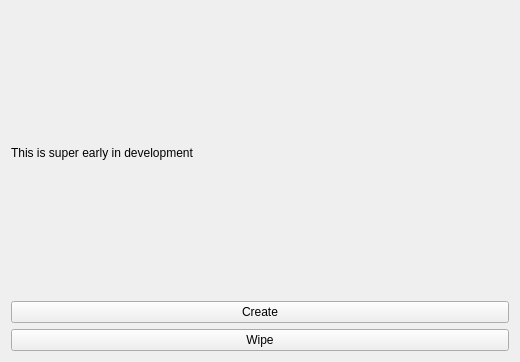
<?xml version="1.0" encoding="UTF-8"?>
<ui version="4.0">
 <class>Form</class>
 <widget class="QWidget" name="Form">
  <property name="geometry">
   <rect>
    <x>0</x>
    <y>0</y>
    <width>520</width>
    <height>362</height>
   </rect>
  </property>
  <property name="windowTitle">
   <string>Form</string>
  </property>
  <layout class="QVBoxLayout" name="verticalLayout">
   <item>
    <widget class="QLabel" name="label">
     <property name="text">
      <string>This is super early in development</string>
     </property>
    </widget>
   </item>
   <item>
    <widget class="QPushButton" name="pushButton">
     <property name="text">
      <string>Create</string>
     </property>
    </widget>
   </item>
   <item>
    <widget class="QPushButton" name="pushButton_2">
     <property name="text">
      <string>Wipe</string>
     </property>
    </widget>
   </item>
  </layout>
 </widget>
 <resources/>
 <connections/>
</ui>
